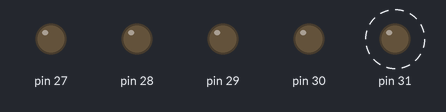
This sketch was run on a simulated Arduino Mega 2560, built with avr-gcc and run on an emulated ATmega2560. On the bench: output pins drawn as LEDs (lit = HIGH). Dashed ring = blinking. What the sketch prints to the serial monitor is not drawn.

Above: at 0.5 s.
Timing chart, 0 to 4.6 s (numbered marks = the images above):
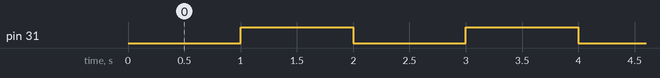

Measured:
- by itself, pin 31: alternates HIGH for 1.0 s and LOW for 1.0 s

The sketch:

sketch_sep01b.ino
```cpp
void setup() {
  // put your setup code here, to run once:
  pinMode(31, OUTPUT);
  pinMode(30, OUTPUT);
  pinMode(29, OUTPUT);
  pinMode(28, OUTPUT);
  pinMode(27, OUTPUT);
  Serial.begin(9600);
}

void loop() {
  // put your main code here, to run repeatedly:
  digitalWrite(31, 0);
  delay(1000);
  digitalWrite(31, 1);
  delay(1000);
  Serial.println("aBCD");
}
```

a.ino
```cpp

```
